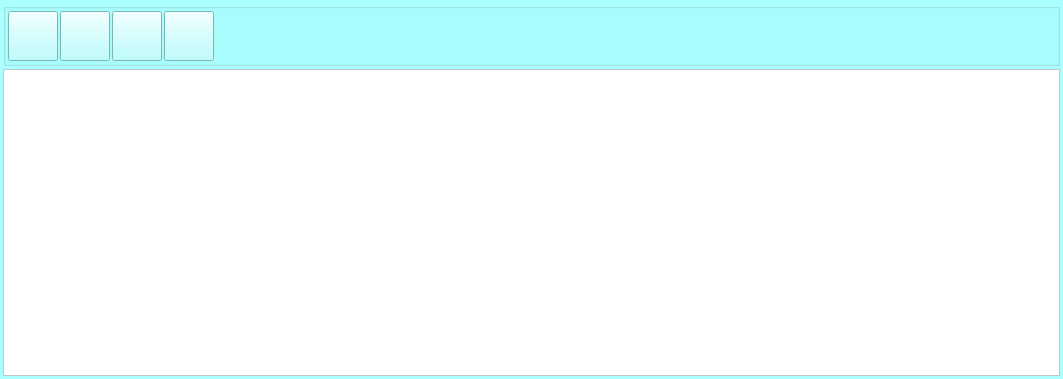
<?xml version="1.0" encoding="UTF-8"?>
<ui version="4.0">
 <class>begin</class>
 <widget class="QMainWindow" name="begin">
  <property name="geometry">
   <rect>
    <x>0</x>
    <y>0</y>
    <width>1063</width>
    <height>379</height>
   </rect>
  </property>
  <property name="palette">
   <palette>
    <active>
     <colorrole role="WindowText">
      <brush brushstyle="SolidPattern">
       <color alpha="255">
        <red>0</red>
        <green>0</green>
        <blue>0</blue>
       </color>
      </brush>
     </colorrole>
     <colorrole role="Button">
      <brush brushstyle="SolidPattern">
       <color alpha="255">
        <red>170</red>
        <green>255</green>
        <blue>255</blue>
       </color>
      </brush>
     </colorrole>
     <colorrole role="Light">
      <brush brushstyle="SolidPattern">
       <color alpha="255">
        <red>255</red>
        <green>255</green>
        <blue>255</blue>
       </color>
      </brush>
     </colorrole>
     <colorrole role="Midlight">
      <brush brushstyle="SolidPattern">
       <color alpha="255">
        <red>212</red>
        <green>255</green>
        <blue>255</blue>
       </color>
      </brush>
     </colorrole>
     <colorrole role="Dark">
      <brush brushstyle="SolidPattern">
       <color alpha="255">
        <red>85</red>
        <green>127</green>
        <blue>127</blue>
       </color>
      </brush>
     </colorrole>
     <colorrole role="Mid">
      <brush brushstyle="SolidPattern">
       <color alpha="255">
        <red>113</red>
        <green>170</green>
        <blue>170</blue>
       </color>
      </brush>
     </colorrole>
     <colorrole role="Text">
      <brush brushstyle="SolidPattern">
       <color alpha="255">
        <red>0</red>
        <green>0</green>
        <blue>0</blue>
       </color>
      </brush>
     </colorrole>
     <colorrole role="BrightText">
      <brush brushstyle="SolidPattern">
       <color alpha="255">
        <red>255</red>
        <green>255</green>
        <blue>255</blue>
       </color>
      </brush>
     </colorrole>
     <colorrole role="ButtonText">
      <brush brushstyle="SolidPattern">
       <color alpha="255">
        <red>0</red>
        <green>0</green>
        <blue>0</blue>
       </color>
      </brush>
     </colorrole>
     <colorrole role="Base">
      <brush brushstyle="SolidPattern">
       <color alpha="255">
        <red>255</red>
        <green>255</green>
        <blue>255</blue>
       </color>
      </brush>
     </colorrole>
     <colorrole role="Window">
      <brush brushstyle="SolidPattern">
       <color alpha="255">
        <red>170</red>
        <green>255</green>
        <blue>255</blue>
       </color>
      </brush>
     </colorrole>
     <colorrole role="Shadow">
      <brush brushstyle="SolidPattern">
       <color alpha="255">
        <red>0</red>
        <green>0</green>
        <blue>0</blue>
       </color>
      </brush>
     </colorrole>
     <colorrole role="AlternateBase">
      <brush brushstyle="SolidPattern">
       <color alpha="255">
        <red>212</red>
        <green>255</green>
        <blue>255</blue>
       </color>
      </brush>
     </colorrole>
     <colorrole role="ToolTipBase">
      <brush brushstyle="SolidPattern">
       <color alpha="255">
        <red>255</red>
        <green>255</green>
        <blue>220</blue>
       </color>
      </brush>
     </colorrole>
     <colorrole role="ToolTipText">
      <brush brushstyle="SolidPattern">
       <color alpha="255">
        <red>0</red>
        <green>0</green>
        <blue>0</blue>
       </color>
      </brush>
     </colorrole>
     <colorrole role="PlaceholderText">
      <brush brushstyle="SolidPattern">
       <color alpha="128">
        <red>0</red>
        <green>0</green>
        <blue>0</blue>
       </color>
      </brush>
     </colorrole>
    </active>
    <inactive>
     <colorrole role="WindowText">
      <brush brushstyle="SolidPattern">
       <color alpha="255">
        <red>0</red>
        <green>0</green>
        <blue>0</blue>
       </color>
      </brush>
     </colorrole>
     <colorrole role="Button">
      <brush brushstyle="SolidPattern">
       <color alpha="255">
        <red>170</red>
        <green>255</green>
        <blue>255</blue>
       </color>
      </brush>
     </colorrole>
     <colorrole role="Light">
      <brush brushstyle="SolidPattern">
       <color alpha="255">
        <red>255</red>
        <green>255</green>
        <blue>255</blue>
       </color>
      </brush>
     </colorrole>
     <colorrole role="Midlight">
      <brush brushstyle="SolidPattern">
       <color alpha="255">
        <red>212</red>
        <green>255</green>
        <blue>255</blue>
       </color>
      </brush>
     </colorrole>
     <colorrole role="Dark">
      <brush brushstyle="SolidPattern">
       <color alpha="255">
        <red>85</red>
        <green>127</green>
        <blue>127</blue>
       </color>
      </brush>
     </colorrole>
     <colorrole role="Mid">
      <brush brushstyle="SolidPattern">
       <color alpha="255">
        <red>113</red>
        <green>170</green>
        <blue>170</blue>
       </color>
      </brush>
     </colorrole>
     <colorrole role="Text">
      <brush brushstyle="SolidPattern">
       <color alpha="255">
        <red>0</red>
        <green>0</green>
        <blue>0</blue>
       </color>
      </brush>
     </colorrole>
     <colorrole role="BrightText">
      <brush brushstyle="SolidPattern">
       <color alpha="255">
        <red>255</red>
        <green>255</green>
        <blue>255</blue>
       </color>
      </brush>
     </colorrole>
     <colorrole role="ButtonText">
      <brush brushstyle="SolidPattern">
       <color alpha="255">
        <red>0</red>
        <green>0</green>
        <blue>0</blue>
       </color>
      </brush>
     </colorrole>
     <colorrole role="Base">
      <brush brushstyle="SolidPattern">
       <color alpha="255">
        <red>255</red>
        <green>255</green>
        <blue>255</blue>
       </color>
      </brush>
     </colorrole>
     <colorrole role="Window">
      <brush brushstyle="SolidPattern">
       <color alpha="255">
        <red>170</red>
        <green>255</green>
        <blue>255</blue>
       </color>
      </brush>
     </colorrole>
     <colorrole role="Shadow">
      <brush brushstyle="SolidPattern">
       <color alpha="255">
        <red>0</red>
        <green>0</green>
        <blue>0</blue>
       </color>
      </brush>
     </colorrole>
     <colorrole role="AlternateBase">
      <brush brushstyle="SolidPattern">
       <color alpha="255">
        <red>212</red>
        <green>255</green>
        <blue>255</blue>
       </color>
      </brush>
     </colorrole>
     <colorrole role="ToolTipBase">
      <brush brushstyle="SolidPattern">
       <color alpha="255">
        <red>255</red>
        <green>255</green>
        <blue>220</blue>
       </color>
      </brush>
     </colorrole>
     <colorrole role="ToolTipText">
      <brush brushstyle="SolidPattern">
       <color alpha="255">
        <red>0</red>
        <green>0</green>
        <blue>0</blue>
       </color>
      </brush>
     </colorrole>
     <colorrole role="PlaceholderText">
      <brush brushstyle="SolidPattern">
       <color alpha="128">
        <red>0</red>
        <green>0</green>
        <blue>0</blue>
       </color>
      </brush>
     </colorrole>
    </inactive>
    <disabled>
     <colorrole role="WindowText">
      <brush brushstyle="SolidPattern">
       <color alpha="255">
        <red>85</red>
        <green>127</green>
        <blue>127</blue>
       </color>
      </brush>
     </colorrole>
     <colorrole role="Button">
      <brush brushstyle="SolidPattern">
       <color alpha="255">
        <red>170</red>
        <green>255</green>
        <blue>255</blue>
       </color>
      </brush>
     </colorrole>
     <colorrole role="Light">
      <brush brushstyle="SolidPattern">
       <color alpha="255">
        <red>255</red>
        <green>255</green>
        <blue>255</blue>
       </color>
      </brush>
     </colorrole>
     <colorrole role="Midlight">
      <brush brushstyle="SolidPattern">
       <color alpha="255">
        <red>212</red>
        <green>255</green>
        <blue>255</blue>
       </color>
      </brush>
     </colorrole>
     <colorrole role="Dark">
      <brush brushstyle="SolidPattern">
       <color alpha="255">
        <red>85</red>
        <green>127</green>
        <blue>127</blue>
       </color>
      </brush>
     </colorrole>
     <colorrole role="Mid">
      <brush brushstyle="SolidPattern">
       <color alpha="255">
        <red>113</red>
        <green>170</green>
        <blue>170</blue>
       </color>
      </brush>
     </colorrole>
     <colorrole role="Text">
      <brush brushstyle="SolidPattern">
       <color alpha="255">
        <red>85</red>
        <green>127</green>
        <blue>127</blue>
       </color>
      </brush>
     </colorrole>
     <colorrole role="BrightText">
      <brush brushstyle="SolidPattern">
       <color alpha="255">
        <red>255</red>
        <green>255</green>
        <blue>255</blue>
       </color>
      </brush>
     </colorrole>
     <colorrole role="ButtonText">
      <brush brushstyle="SolidPattern">
       <color alpha="255">
        <red>85</red>
        <green>127</green>
        <blue>127</blue>
       </color>
      </brush>
     </colorrole>
     <colorrole role="Base">
      <brush brushstyle="SolidPattern">
       <color alpha="255">
        <red>170</red>
        <green>255</green>
        <blue>255</blue>
       </color>
      </brush>
     </colorrole>
     <colorrole role="Window">
      <brush brushstyle="SolidPattern">
       <color alpha="255">
        <red>170</red>
        <green>255</green>
        <blue>255</blue>
       </color>
      </brush>
     </colorrole>
     <colorrole role="Shadow">
      <brush brushstyle="SolidPattern">
       <color alpha="255">
        <red>0</red>
        <green>0</green>
        <blue>0</blue>
       </color>
      </brush>
     </colorrole>
     <colorrole role="AlternateBase">
      <brush brushstyle="SolidPattern">
       <color alpha="255">
        <red>170</red>
        <green>255</green>
        <blue>255</blue>
       </color>
      </brush>
     </colorrole>
     <colorrole role="ToolTipBase">
      <brush brushstyle="SolidPattern">
       <color alpha="255">
        <red>255</red>
        <green>255</green>
        <blue>220</blue>
       </color>
      </brush>
     </colorrole>
     <colorrole role="ToolTipText">
      <brush brushstyle="SolidPattern">
       <color alpha="255">
        <red>0</red>
        <green>0</green>
        <blue>0</blue>
       </color>
      </brush>
     </colorrole>
     <colorrole role="PlaceholderText">
      <brush brushstyle="SolidPattern">
       <color alpha="128">
        <red>0</red>
        <green>0</green>
        <blue>0</blue>
       </color>
      </brush>
     </colorrole>
    </disabled>
   </palette>
  </property>
  <property name="font">
   <font>
    <family>Verdana</family>
   </font>
  </property>
  <property name="windowTitle">
   <string>School Performance</string>
  </property>
  <property name="windowIcon">
   <iconset resource="ico.qrc">
    <normaloff>:/ico/ico.png</normaloff>:/ico/ico.png</iconset>
  </property>
  <widget class="QWidget" name="centralwidget">
   <layout class="QGridLayout" name="gridLayout">
    <property name="leftMargin">
     <number>3</number>
    </property>
    <property name="topMargin">
     <number>3</number>
    </property>
    <property name="rightMargin">
     <number>3</number>
    </property>
    <property name="bottomMargin">
     <number>3</number>
    </property>
    <property name="spacing">
     <number>3</number>
    </property>
    <item row="1" column="0">
     <widget class="QTableView" name="TAB">
      <property name="palette">
       <palette>
        <active>
         <colorrole role="WindowText">
          <brush brushstyle="SolidPattern">
           <color alpha="255">
            <red>0</red>
            <green>0</green>
            <blue>0</blue>
           </color>
          </brush>
         </colorrole>
         <colorrole role="Button">
          <brush brushstyle="SolidPattern">
           <color alpha="255">
            <red>255</red>
            <green>255</green>
            <blue>255</blue>
           </color>
          </brush>
         </colorrole>
         <colorrole role="Light">
          <brush brushstyle="SolidPattern">
           <color alpha="255">
            <red>255</red>
            <green>255</green>
            <blue>255</blue>
           </color>
          </brush>
         </colorrole>
         <colorrole role="Midlight">
          <brush brushstyle="SolidPattern">
           <color alpha="255">
            <red>255</red>
            <green>255</green>
            <blue>255</blue>
           </color>
          </brush>
         </colorrole>
         <colorrole role="Dark">
          <brush brushstyle="SolidPattern">
           <color alpha="255">
            <red>127</red>
            <green>127</green>
            <blue>127</blue>
           </color>
          </brush>
         </colorrole>
         <colorrole role="Mid">
          <brush brushstyle="SolidPattern">
           <color alpha="255">
            <red>170</red>
            <green>170</green>
            <blue>170</blue>
           </color>
          </brush>
         </colorrole>
         <colorrole role="Text">
          <brush brushstyle="SolidPattern">
           <color alpha="255">
            <red>0</red>
            <green>0</green>
            <blue>0</blue>
           </color>
          </brush>
         </colorrole>
         <colorrole role="BrightText">
          <brush brushstyle="SolidPattern">
           <color alpha="255">
            <red>255</red>
            <green>255</green>
            <blue>255</blue>
           </color>
          </brush>
         </colorrole>
         <colorrole role="ButtonText">
          <brush brushstyle="SolidPattern">
           <color alpha="255">
            <red>0</red>
            <green>0</green>
            <blue>0</blue>
           </color>
          </brush>
         </colorrole>
         <colorrole role="Base">
          <brush brushstyle="SolidPattern">
           <color alpha="255">
            <red>255</red>
            <green>255</green>
            <blue>255</blue>
           </color>
          </brush>
         </colorrole>
         <colorrole role="Window">
          <brush brushstyle="SolidPattern">
           <color alpha="255">
            <red>255</red>
            <green>255</green>
            <blue>255</blue>
           </color>
          </brush>
         </colorrole>
         <colorrole role="Shadow">
          <brush brushstyle="SolidPattern">
           <color alpha="255">
            <red>0</red>
            <green>0</green>
            <blue>0</blue>
           </color>
          </brush>
         </colorrole>
         <colorrole role="AlternateBase">
          <brush brushstyle="SolidPattern">
           <color alpha="255">
            <red>255</red>
            <green>255</green>
            <blue>255</blue>
           </color>
          </brush>
         </colorrole>
         <colorrole role="ToolTipBase">
          <brush brushstyle="SolidPattern">
           <color alpha="255">
            <red>255</red>
            <green>255</green>
            <blue>220</blue>
           </color>
          </brush>
         </colorrole>
         <colorrole role="ToolTipText">
          <brush brushstyle="SolidPattern">
           <color alpha="255">
            <red>0</red>
            <green>0</green>
            <blue>0</blue>
           </color>
          </brush>
         </colorrole>
         <colorrole role="PlaceholderText">
          <brush brushstyle="SolidPattern">
           <color alpha="128">
            <red>0</red>
            <green>0</green>
            <blue>0</blue>
           </color>
          </brush>
         </colorrole>
        </active>
        <inactive>
         <colorrole role="WindowText">
          <brush brushstyle="SolidPattern">
           <color alpha="255">
            <red>0</red>
            <green>0</green>
            <blue>0</blue>
           </color>
          </brush>
         </colorrole>
         <colorrole role="Button">
          <brush brushstyle="SolidPattern">
           <color alpha="255">
            <red>255</red>
            <green>255</green>
            <blue>255</blue>
           </color>
          </brush>
         </colorrole>
         <colorrole role="Light">
          <brush brushstyle="SolidPattern">
           <color alpha="255">
            <red>255</red>
            <green>255</green>
            <blue>255</blue>
           </color>
          </brush>
         </colorrole>
         <colorrole role="Midlight">
          <brush brushstyle="SolidPattern">
           <color alpha="255">
            <red>255</red>
            <green>255</green>
            <blue>255</blue>
           </color>
          </brush>
         </colorrole>
         <colorrole role="Dark">
          <brush brushstyle="SolidPattern">
           <color alpha="255">
            <red>127</red>
            <green>127</green>
            <blue>127</blue>
           </color>
          </brush>
         </colorrole>
         <colorrole role="Mid">
          <brush brushstyle="SolidPattern">
           <color alpha="255">
            <red>170</red>
            <green>170</green>
            <blue>170</blue>
           </color>
          </brush>
         </colorrole>
         <colorrole role="Text">
          <brush brushstyle="SolidPattern">
           <color alpha="255">
            <red>0</red>
            <green>0</green>
            <blue>0</blue>
           </color>
          </brush>
         </colorrole>
         <colorrole role="BrightText">
          <brush brushstyle="SolidPattern">
           <color alpha="255">
            <red>255</red>
            <green>255</green>
            <blue>255</blue>
           </color>
          </brush>
         </colorrole>
         <colorrole role="ButtonText">
          <brush brushstyle="SolidPattern">
           <color alpha="255">
            <red>0</red>
            <green>0</green>
            <blue>0</blue>
           </color>
          </brush>
         </colorrole>
         <colorrole role="Base">
          <brush brushstyle="SolidPattern">
           <color alpha="255">
            <red>255</red>
            <green>255</green>
            <blue>255</blue>
           </color>
          </brush>
         </colorrole>
         <colorrole role="Window">
          <brush brushstyle="SolidPattern">
           <color alpha="255">
            <red>255</red>
            <green>255</green>
            <blue>255</blue>
           </color>
          </brush>
         </colorrole>
         <colorrole role="Shadow">
          <brush brushstyle="SolidPattern">
           <color alpha="255">
            <red>0</red>
            <green>0</green>
            <blue>0</blue>
           </color>
          </brush>
         </colorrole>
         <colorrole role="AlternateBase">
          <brush brushstyle="SolidPattern">
           <color alpha="255">
            <red>255</red>
            <green>255</green>
            <blue>255</blue>
           </color>
          </brush>
         </colorrole>
         <colorrole role="ToolTipBase">
          <brush brushstyle="SolidPattern">
           <color alpha="255">
            <red>255</red>
            <green>255</green>
            <blue>220</blue>
           </color>
          </brush>
         </colorrole>
         <colorrole role="ToolTipText">
          <brush brushstyle="SolidPattern">
           <color alpha="255">
            <red>0</red>
            <green>0</green>
            <blue>0</blue>
           </color>
          </brush>
         </colorrole>
         <colorrole role="PlaceholderText">
          <brush brushstyle="SolidPattern">
           <color alpha="128">
            <red>0</red>
            <green>0</green>
            <blue>0</blue>
           </color>
          </brush>
         </colorrole>
        </inactive>
        <disabled>
         <colorrole role="WindowText">
          <brush brushstyle="SolidPattern">
           <color alpha="255">
            <red>127</red>
            <green>127</green>
            <blue>127</blue>
           </color>
          </brush>
         </colorrole>
         <colorrole role="Button">
          <brush brushstyle="SolidPattern">
           <color alpha="255">
            <red>255</red>
            <green>255</green>
            <blue>255</blue>
           </color>
          </brush>
         </colorrole>
         <colorrole role="Light">
          <brush brushstyle="SolidPattern">
           <color alpha="255">
            <red>255</red>
            <green>255</green>
            <blue>255</blue>
           </color>
          </brush>
         </colorrole>
         <colorrole role="Midlight">
          <brush brushstyle="SolidPattern">
           <color alpha="255">
            <red>255</red>
            <green>255</green>
            <blue>255</blue>
           </color>
          </brush>
         </colorrole>
         <colorrole role="Dark">
          <brush brushstyle="SolidPattern">
           <color alpha="255">
            <red>127</red>
            <green>127</green>
            <blue>127</blue>
           </color>
          </brush>
         </colorrole>
         <colorrole role="Mid">
          <brush brushstyle="SolidPattern">
           <color alpha="255">
            <red>170</red>
            <green>170</green>
            <blue>170</blue>
           </color>
          </brush>
         </colorrole>
         <colorrole role="Text">
          <brush brushstyle="SolidPattern">
           <color alpha="255">
            <red>127</red>
            <green>127</green>
            <blue>127</blue>
           </color>
          </brush>
         </colorrole>
         <colorrole role="BrightText">
          <brush brushstyle="SolidPattern">
           <color alpha="255">
            <red>255</red>
            <green>255</green>
            <blue>255</blue>
           </color>
          </brush>
         </colorrole>
         <colorrole role="ButtonText">
          <brush brushstyle="SolidPattern">
           <color alpha="255">
            <red>127</red>
            <green>127</green>
            <blue>127</blue>
           </color>
          </brush>
         </colorrole>
         <colorrole role="Base">
          <brush brushstyle="SolidPattern">
           <color alpha="255">
            <red>255</red>
            <green>255</green>
            <blue>255</blue>
           </color>
          </brush>
         </colorrole>
         <colorrole role="Window">
          <brush brushstyle="SolidPattern">
           <color alpha="255">
            <red>255</red>
            <green>255</green>
            <blue>255</blue>
           </color>
          </brush>
         </colorrole>
         <colorrole role="Shadow">
          <brush brushstyle="SolidPattern">
           <color alpha="255">
            <red>0</red>
            <green>0</green>
            <blue>0</blue>
           </color>
          </brush>
         </colorrole>
         <colorrole role="AlternateBase">
          <brush brushstyle="SolidPattern">
           <color alpha="255">
            <red>255</red>
            <green>255</green>
            <blue>255</blue>
           </color>
          </brush>
         </colorrole>
         <colorrole role="ToolTipBase">
          <brush brushstyle="SolidPattern">
           <color alpha="255">
            <red>255</red>
            <green>255</green>
            <blue>220</blue>
           </color>
          </brush>
         </colorrole>
         <colorrole role="ToolTipText">
          <brush brushstyle="SolidPattern">
           <color alpha="255">
            <red>0</red>
            <green>0</green>
            <blue>0</blue>
           </color>
          </brush>
         </colorrole>
         <colorrole role="PlaceholderText">
          <brush brushstyle="SolidPattern">
           <color alpha="128">
            <red>0</red>
            <green>0</green>
            <blue>0</blue>
           </color>
          </brush>
         </colorrole>
        </disabled>
       </palette>
      </property>
      <property name="font">
       <font>
        <family>Verdana</family>
       </font>
      </property>
      <property name="editTriggers">
       <set>QAbstractItemView::NoEditTriggers</set>
      </property>
      <property name="selectionBehavior">
       <enum>QAbstractItemView::SelectRows</enum>
      </property>
      <property name="textElideMode">
       <enum>Qt::ElideMiddle</enum>
      </property>
      <property name="gridStyle">
       <enum>Qt::DashLine</enum>
      </property>
     </widget>
    </item>
    <item row="0" column="0">
     <widget class="QGroupBox" name="groupBox">
      <property name="font">
       <font>
        <family>Verdana</family>
       </font>
      </property>
      <property name="title">
       <string/>
      </property>
      <layout class="QHBoxLayout" name="horizontalLayout">
       <property name="spacing">
        <number>2</number>
       </property>
       <property name="leftMargin">
        <number>2</number>
       </property>
       <property name="topMargin">
        <number>2</number>
       </property>
       <property name="rightMargin">
        <number>2</number>
       </property>
       <property name="bottomMargin">
        <number>2</number>
       </property>
       <item>
        <widget class="QPushButton" name="OPEN">
         <property name="minimumSize">
          <size>
           <width>50</width>
           <height>50</height>
          </size>
         </property>
         <property name="maximumSize">
          <size>
           <width>50</width>
           <height>50</height>
          </size>
         </property>
         <property name="font">
          <font>
           <family>Verdana</family>
          </font>
         </property>
         <property name="text">
          <string/>
         </property>
         <property name="icon">
          <iconset resource="ico.qrc">
           <normaloff>:/ico/open.png</normaloff>:/ico/open.png</iconset>
         </property>
         <property name="iconSize">
          <size>
           <width>30</width>
           <height>30</height>
          </size>
         </property>
        </widget>
       </item>
       <item>
        <widget class="QPushButton" name="ADD">
         <property name="minimumSize">
          <size>
           <width>50</width>
           <height>50</height>
          </size>
         </property>
         <property name="font">
          <font>
           <family>Verdana</family>
          </font>
         </property>
         <property name="text">
          <string/>
         </property>
         <property name="icon">
          <iconset resource="ico.qrc">
           <normaloff>:/ico/add.png</normaloff>:/ico/add.png</iconset>
         </property>
         <property name="iconSize">
          <size>
           <width>30</width>
           <height>30</height>
          </size>
         </property>
        </widget>
       </item>
       <item>
        <widget class="QPushButton" name="DEL">
         <property name="minimumSize">
          <size>
           <width>50</width>
           <height>50</height>
          </size>
         </property>
         <property name="font">
          <font>
           <family>Verdana</family>
          </font>
         </property>
         <property name="text">
          <string/>
         </property>
         <property name="icon">
          <iconset resource="ico.qrc">
           <normaloff>:/ico/del.png</normaloff>:/ico/del.png</iconset>
         </property>
         <property name="iconSize">
          <size>
           <width>30</width>
           <height>30</height>
          </size>
         </property>
        </widget>
       </item>
       <item>
        <widget class="QPushButton" name="UPDATE">
         <property name="minimumSize">
          <size>
           <width>50</width>
           <height>50</height>
          </size>
         </property>
         <property name="maximumSize">
          <size>
           <width>50</width>
           <height>50</height>
          </size>
         </property>
         <property name="text">
          <string/>
         </property>
         <property name="icon">
          <iconset resource="ico.qrc">
           <normaloff>:/ico/update.png</normaloff>:/ico/update.png</iconset>
         </property>
         <property name="iconSize">
          <size>
           <width>30</width>
           <height>30</height>
          </size>
         </property>
        </widget>
       </item>
       <item>
        <spacer name="horizontalSpacer">
         <property name="orientation">
          <enum>Qt::Horizontal</enum>
         </property>
         <property name="sizeHint" stdset="0">
          <size>
           <width>40</width>
           <height>20</height>
          </size>
         </property>
        </spacer>
       </item>
      </layout>
     </widget>
    </item>
   </layout>
  </widget>
 </widget>
 <resources>
  <include location="ico.qrc"/>
 </resources>
 <connections/>
</ui>
